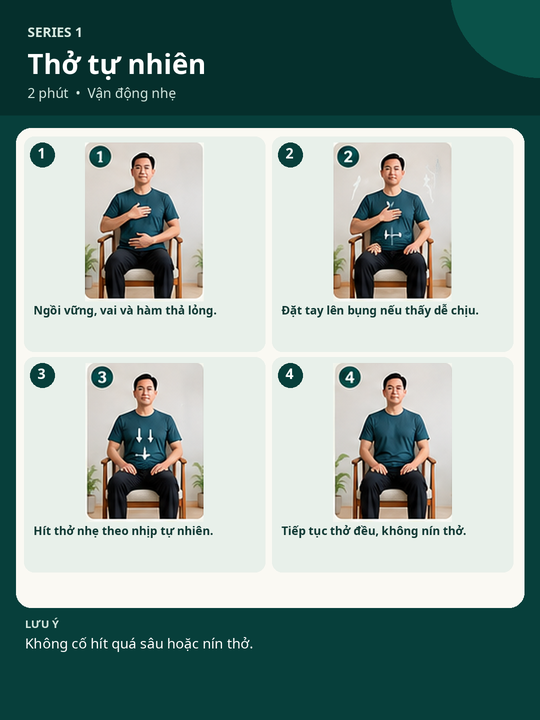
#> input picture assets/series/E01/thumbnail.png, 540 x 720 px
$ python create_contact_sheet.py
#> lines starting #> are read from the running program, lines starting #| are printed output that depends on the picture
from PIL import Image, ImageDraw, ImageFont
from pathlib import Path
ROOT=Path(__file__).resolve().parents[1]
F=Path('/usr/share/fonts/truetype/noto/NotoSans-Bold.ttf')
font=lambda n:ImageFont.truetype(str(F),n)
card_w,card_h=324,432
sheet=Image.new('RGB',(1500,1210),'#F8F8F1')
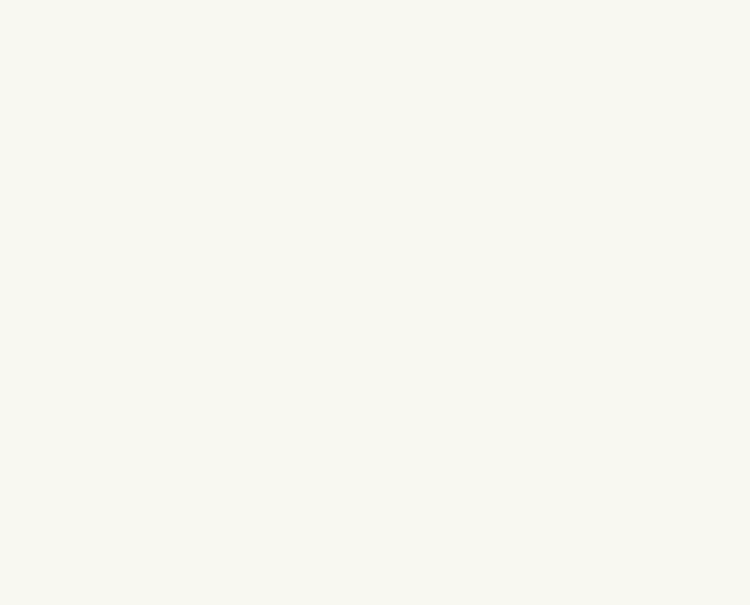
#> sheet: PIL image 1500x1210 RGB (shown at 1/2 size); mean R, G, B 248, 248, 241
d=ImageDraw.Draw(sheet)
d.rectangle((0,0,1500,155),fill='#073F3B')
d.text((70,30),'AN NHIÊN',font=font(49),fill='white')
d.text((70,99),'7 SERIES ĐỘNG TÁC · 14 PHÚT · ASSETS TÁCH RIÊNG',font=font(22),fill='#E1ECDD')
for i in range(7):
    img=Image.open(ROOT/'assets/series'/f'E{i+1:02d}'/'thumbnail.png').convert('RGB')
#> img is the input picture: PIL image 540x720 RGB; mean R, G, B 133.1, 154, 148.7
    img=img.resize((card_w,card_h),Image.Resampling.LANCZOS)
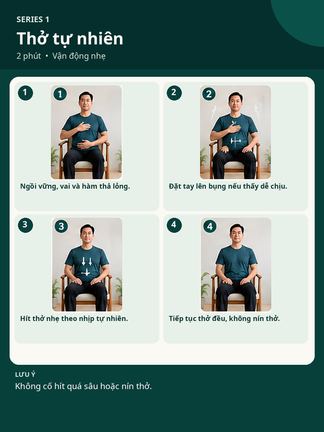
#> img: PIL image 324x432 RGB; mean R, G, B 133.1, 154, 148.6
    x=58+(i%4)*364;y=198+(i//4)*472
    sheet.paste(img,(x,y))
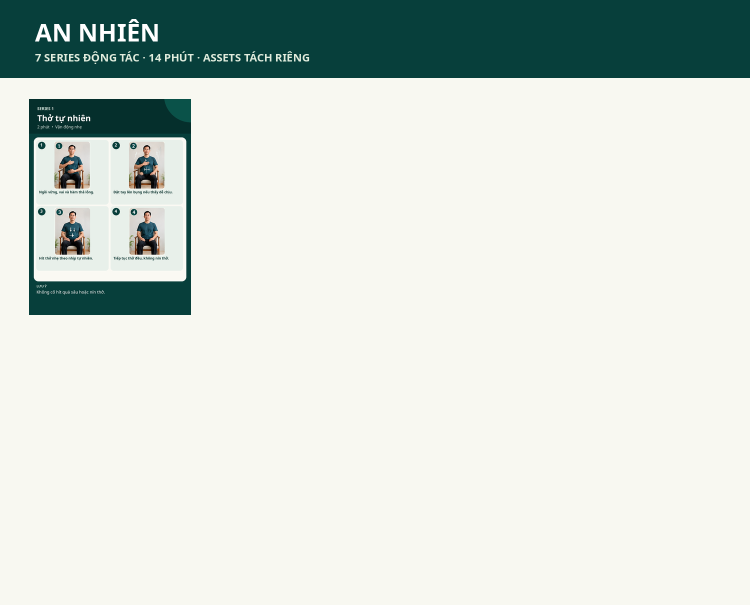
#> sheet: PIL image 1500x1210 RGB (shown at 1/2 size); mean R, G, B 209, 217.7, 211.2
    d.rounded_rectangle((x-1,y-1,x+card_w,y+card_h),radius=12,outline='#B2C8BF',width=2)
d.text((70,1147),'HÌNH AI MINH HỌA · CHƯA ĐƯỢC CHUYÊN GIA KIỂM DUYỆT',font=font(24),fill='#704E2A')
sheet.save(ROOT.parent/'An_Nhien_7_Series_Preview.png',optimize=True)
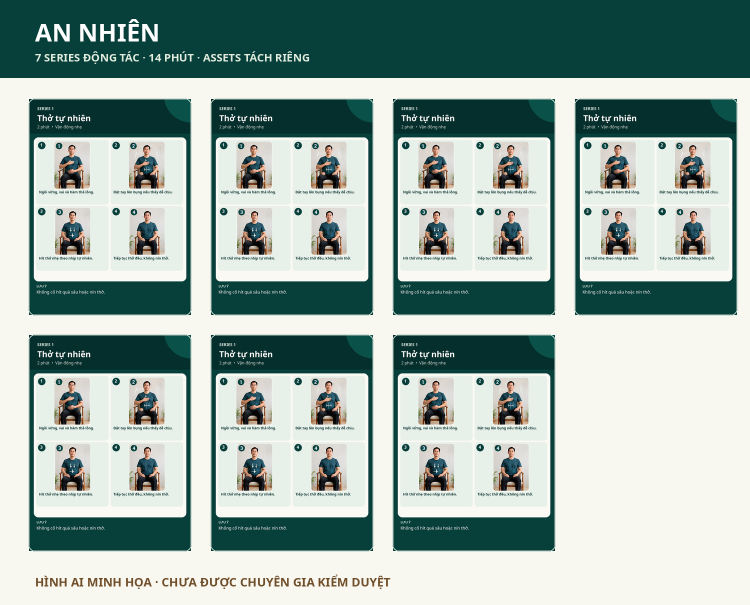
#> saved as An_Nhien_7_Series_Preview.png: PIL image 1500x1210 RGB (shown at 1/2 size); mean R, G, B 156.1, 174.2, 168.4
print('preview created')
